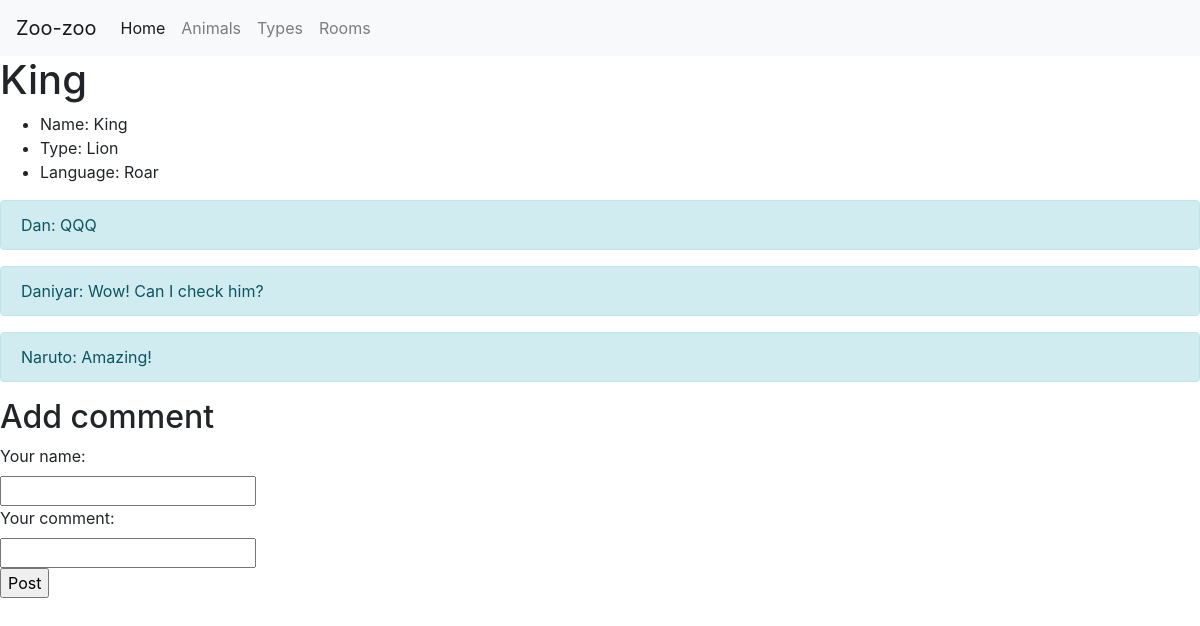
/animal/animals/1, run on an earlier commit of the app's database.
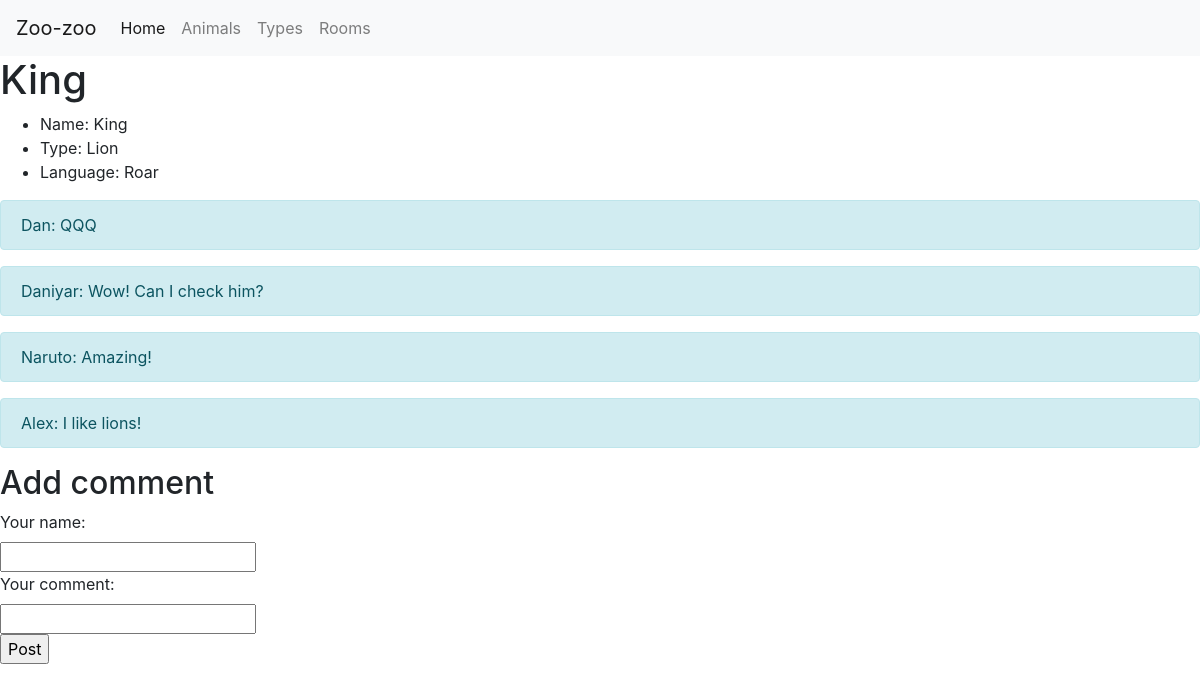
And on a later commit of the database.
### animal/models.py (models this page shows, shortened)
class Animal(models.Model):
    name = models.CharField(max_length = 64)
    type = models.ForeignKey(Type, on_delete = models.CASCADE)
    comments = models.ManyToManyField(Comment, blank = True)
    def __str__(self):
        return (str(self.type) + ' ' + self.name)

class Type(models.Model):
    name = models.CharField(max_length = 64)
    language = models.CharField(max_length = 64)
    def __str__(self):
        return (self.name)

class Comment(models.Model):
    author = models.CharField(max_length = 64)
    content = models.CharField(max_length = 128)

### animal/views.py (the view, shortened to what this page needs)
# urls.py: path('animals/<int:key>',views.animal, name = 'animal'),
def animal(request, key):
    context = dict()
    animal = Animal.objects.get(pk = key)
    context['animal'] = animal
    return render(request, 'animal/animal.html', context)

### templates/animal/animal.html (shortened to what this page needs)
{% extends "animal/base.html"%}
{% block body %}
  <h1>
    {{animal.name}}
  </h1>
  <ul>
    <li>
      Name: {{animal.name}}
    </li>
    <li>
      Type: {{animal.type.name}}
    </li>
    <li>
      Language: {{animal.type.language}}
    </li>
  </ul>
  {% for comment in animal.comments.all %}
    <div class="alert alert-info" role="alert">
      {{comment.author}}: {{comment.content}}
    </div>
  {% endfor %}
  <h2>
    Add comment
  </h2>
  <form action = "{% url 'animal' animal.pk%}" method="post">
    <label for="author">Your name:</label><br>
    <input type="text" id="author" name="author"><br>
    <label for="content">Your comment:</label><br>
    <input type="text" id="content" name="content"><br>
    <input type="submit" value = "Post">
  </form>
{% endblock %}

### templates/animal/base.html (shortened to what this page needs)
<html>
  <head>
    <link rel="stylesheet" href="https://stackpath.bootstrapcdn.com/bootstrap/4.5.0/css/bootstrap.min.css">
  </head>
  <body>
    <nav class="navbar navbar-expand-lg navbar-light bg-light">
    <a class="navbar-brand" href="{% url 'animal_index' %}">Zoo-zoo</a>
    <div class="collapse navbar-collapse" id="navbarNav">
      <ul class="navbar-nav">
        <li class="nav-item active">
          <a class="nav-link" href="{% url 'animal_index' %}">Home <span class="sr-only">(current)</span></a>
        </li>
        <li class="nav-item">
          <a class="nav-link" href="{% url 'animals' %}">Animals</a>
        </li>
        <li class="nav-item">
          <a class="nav-link" href="{% url 'types' %}">Types</a>
        </li>
        <li class="nav-item">
          <a class="nav-link" href="{% url 'rooms' %}">Rooms</a>
        </li>
      </ul>
    </div>
    </nav>
    {% block body %}
    {% endblock %}
  </body>
</html>

What changed in the data, as far as the page shows it:
added Comment: author "Alex", content "I like lions!"
